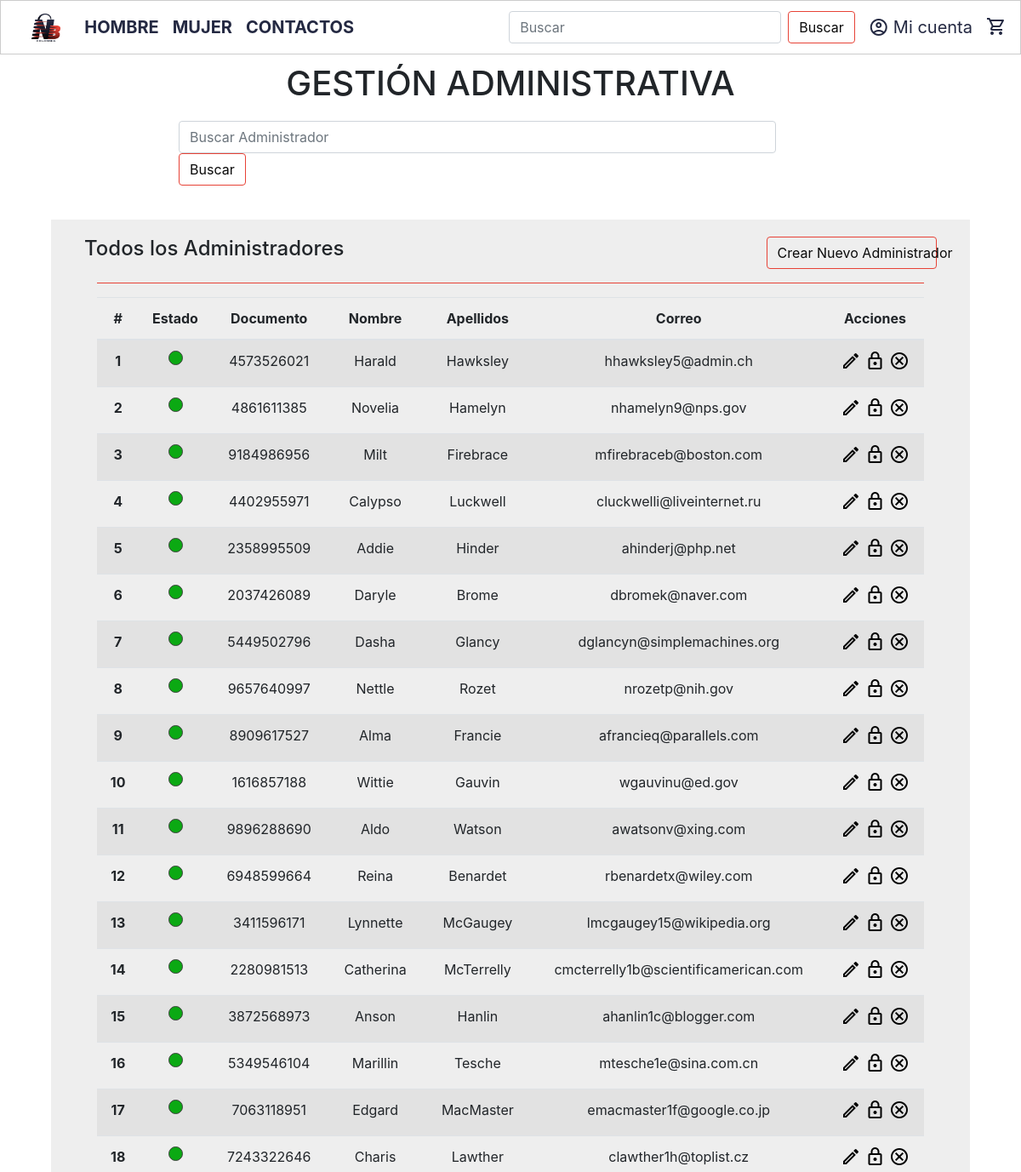
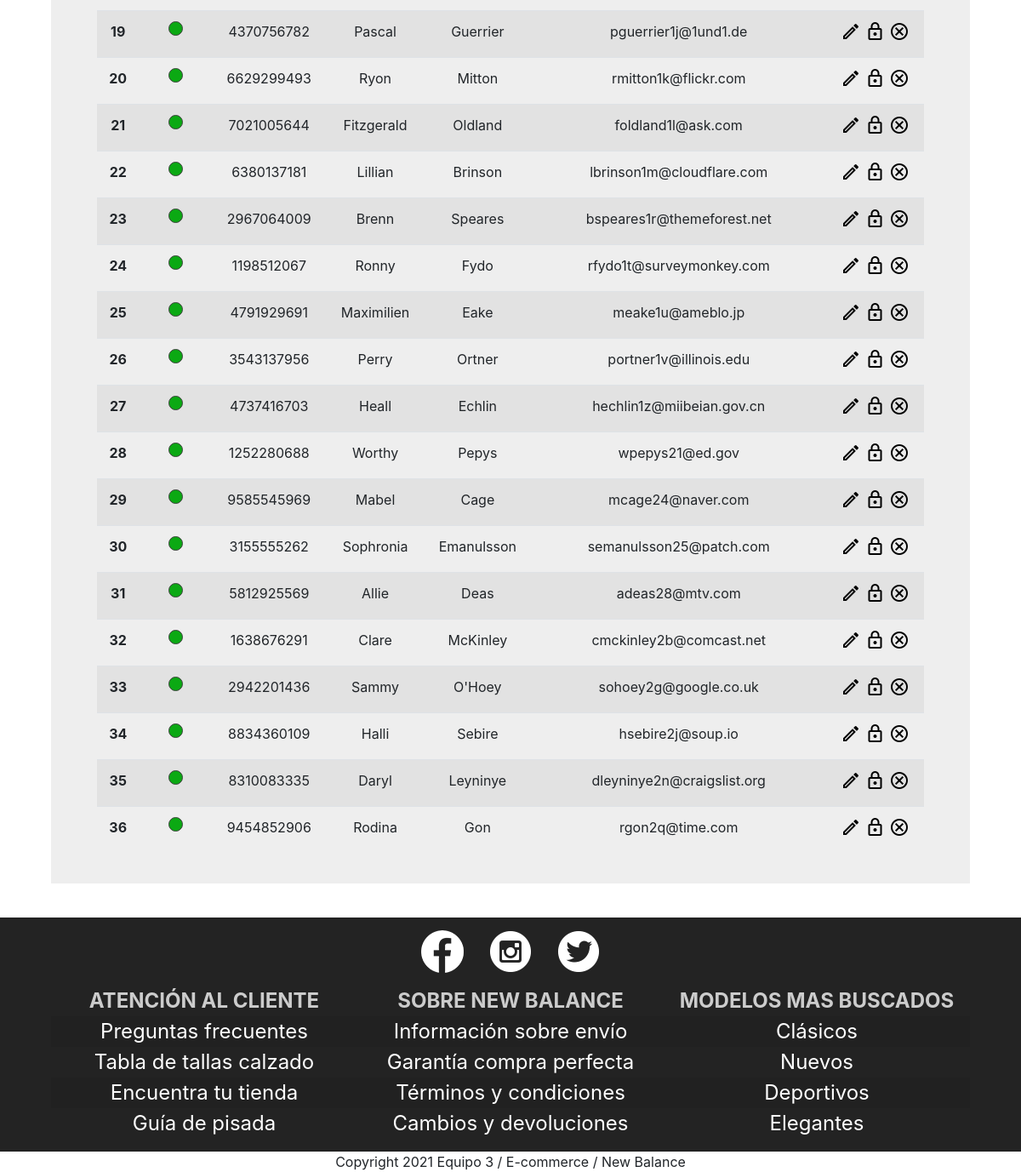
Screenshot of /superadministrador/ with the database file from the repository (2 pictures, top to bottom).
### tables this page shows
CREATE TABLE persona (documento VARCHAR (20) PRIMARY KEY NOT NULL, nickname VARCHAR (20) NOT NULL, nombre VARCHAR (150) NOT NULL, apellidos VARCHAR (150) NOT NULL, correo VARCHAR (150) NOT NULL, telefono INTEGER (20) NOT NULL, sexo CHAR (1) NOT NULL, direccion VARCHAR (200) NOT NULL, pais VARCHAR (50) NOT NULL, departamento VARCHAR (50) NOT NULL, ciudad VARCHAR (50) NOT NULL, contrasena VARCHAR (150) NOT NULL, tipo_rol VARCHAR (20) NOT NULL, estado CHAR (1));

### app.py (the view)
@app.route('/superadministrador/')
def superadministrador():
    return render_template('superadministrador.html', formBuscar=FormBuscarAdministrador(), listaAdmin=gestionAdministrador.listado_administrador())

### forms.py
class FormBuscarAdministrador(FlaskForm):
    buscar = StringField('Buscar')

### db.py (called while the page is built)
def conectar():
    try:
        conexion =sqlite3.connect('database/dataOficial.db')
        return conexion
    except Error as err:
        print(err)
        return None

def ejecutar_select(_sql,lista_parametros):
    try:
        conexion = conectar()
        if conexion:
            conexion.row_factory = fabricar_diccionario
            objeto_cursor = conexion.cursor()
            if lista_parametros:
                objeto_cursor.execute(_sql, lista_parametros)
            else:
                objeto_cursor.execute(_sql)
            filas = objeto_cursor.fetchall()
            objeto_cursor.close
            conexion.close
            return filas
        else:
            print("No se pudo establecer la conexión a la base de datos. ver errores previos")
            return None
    except Error as err:
        print("Error al ejecutar Sentenica SELECT SQL:"+str(err))
        return None

def fabricar_diccionario(cursor, row):
    diccionario={}
    for idx, col in enumerate(cursor.description):
        diccionario[col[0]]=row[idx]
    return diccionario

### models.py (called while the page is built)
    @staticmethod
    def listado_administrador():
        sql = "SELECT estado, documento, nombre, apellidos, correo FROM persona WHERE tipo_rol='admin';"
        return db.ejecutar_select(sql, None)

### templates/superadministrador.html (shortened to what this page needs)
{% extends 'index.html' %}
{% block head %}
<link rel="stylesheet" href="{{ url_for('static', filename='css/superadministrador.css') }}">
{% endblock %}
{% block contenido %}
    <h1 style="text-align: center; margin-top: 10px; margin-bottom: 20px;">GESTIÓN ADMINISTRATIVA</h1>
    {% if formBuscar %}
    <form action="{{ url_for('Buscar_administrador') }}" method="POST" class="form-inline" style="margin: auto; width: 65%;">
        {{ formBuscar.buscar(style="width: 90%;", class="form-control mr-sm-2", type="search", placeholder="Buscar Administrador") }}
        <button class="btn btn-outline-one my-2 my-sm-0" submit>Buscar</button>
    </form>
    {% endif %}
    </div>
    {% if listaAdmin %}
        <div class="contenedor-todos-administradores">
            <div class="titulo-tabla" style="width: 90%; margin: auto;">
                <div class="row">
                    <div class="col" style="padding: 0%;">
                        <h4 style="text-align: left; padding: 0px; margin: 0px;">Todos los Administradores</h4>
                    </div>
                    <div class="col"style="padding: 0%;">
                        <a href="{{url_for('crear_administrador')}}">
                            <button style="width: 40%; margin-left: 60%;" class="btn btn-outline-one my-2 my-sm-0" submit>Crear Nuevo Administrador</button>
                        </a>
                    </div>
                </div>
            </div>
            <hr style="border-color:#e74236; width: 90%;">
            <div class="tabla" style="width: 90%; margin: auto;">
                <table class="table table-striped table-hover tNuevoProducto">
                    <thead>
                        <tr>
                            <th scope="col">#</th>
                            <th scope="col">Estado</th>
                            <th scope="col">Documento</th>
                            <th scope="col">Nombre</th>
                            <th scope="col">Apellidos</th>
                            <th scope="col">Correo</th>
                            <th scope="col">Acciones</th>
                        </tr>
                    </thead>
                    <tbody>
                    {% for item in listaAdmin %}
                        <tr>
                            <th scope="row">
                                {{ loop.index }}
                            </th>
                            <td class="conEstado">
                                    {% if item.estado == 'T' %}
                                    <div class="circulo-green"></div>
                                    {% endif %}
                            </td>
                            <td>{{ item.documento}}</td>
                            <td>{{ item.nombre}}</td>
                            <td>{{ item.apellidos}}</td>
                            <td>{{ item.correo}}</td>
                            <td>
                                <div class="icon-derecha">
                                    <a  href="{{ url_for('edit_administrador', documento = item.documento) }} ">
                                        <span class="material-icons-outlined iconoPosicion" >edit</span>
                                    </a>
                                </div>
                                <div class="icon-centro">
                                    <a href="{{url_for('bloquear_administrador', documento = item.documento)}}">
                                        <span class="material-icons-outlined iconoPosicion" id="icon_block">
                                        </span>
                                    </a>
                                </div>
                                <div class="icon-izquierda">
                                    <a href="{{url_for('eliminar_administrador', documento=item.documento)}}">
                                        <span class="material-icons-outlined iconoPosicion">cancel</span>
                                    </a>
                                </div>
                            </td>
                        </tr>
                    {% endfor %}
                    </tbody>
                </table>
            </div>
        </div>
    {% endif %}
{% endblock %}

### static/css/template.css (style rules this page uses)
body { margin:0px; }
.btn-outline-one { color: #0a0a0a; background-color: transparent; border-color: #E74236!important; background-image: none; border-color: #E74236 }
.circulo-green { width: 17px; height: 17px; -moz-border-radius: 50%; -webkit-border-radius: 50%; border-radius: 50%; border-color: #3f3f3f; border-style: solid; border-width: 1px; background: #0ba913; margin: auto; }

### static/css/superadministrador.css (style rules this page uses)
.contenedor-todos-administradores { width: 90%; margin: auto; background-color: #eeeeee; margin-top: 40px; margin-bottom: 40px; padding-top: 20px; padding-bottom: 20px; }
.contenedor-todos-administradores th, td { margin: auto; text-align: center; }
.icon-izquierda, .icon-centro, .icon-derecha { display: inline; margin: 5px 0px 5px 0px; }
.icon-izquierda a, .icon-centro a, .icon-derecha a { color: black; }
.circulo-green { width: 17px; height: 17px; -moz-border-radius: 50%; -webkit-border-radius: 50%; border-radius: 50%; border-color: #3f3f3f; border-style: solid; border-width: 1px; background: #0ba913; margin: auto; }

### rows the page displays
persona: estado "T" (drawn), documento "4573526021", nombre "Harald", apellidos "Hawksley", correo "hhawksley5@admin.ch"
persona: estado "T" (drawn), documento "4861611385", nombre "Novelia", apellidos "Hamelyn", correo "nhamelyn9@nps.gov"
persona: estado "T" (drawn), documento "9184986956", nombre "Milt", apellidos "Firebrace", correo "mfirebraceb@boston.com"
persona: estado "T" (drawn), documento "4402955971", nombre "Calypso", apellidos "Luckwell", correo "cluckwelli@liveinternet.ru"
persona: estado "T" (drawn), documento "2358995509", nombre "Addie", apellidos "Hinder", correo "ahinderj@php.net"
persona: estado "T" (drawn), documento "2037426089", nombre "Daryle", apellidos "Brome", correo "dbromek@naver.com"
persona: estado "T" (drawn), documento "5449502796", nombre "Dasha", apellidos "Glancy", correo "dglancyn@simplemachines.org"
persona: estado "T" (drawn), documento "9657640997", nombre "Nettle", apellidos "Rozet", correo "nrozetp@nih.gov"
persona: estado "T" (drawn), documento "8909617527", nombre "Alma", apellidos "Francie", correo "afrancieq@parallels.com"
persona: estado "T" (drawn), documento "1616857188", nombre "Wittie", apellidos "Gauvin", correo "wgauvinu@ed.gov"
persona: estado "T" (drawn), documento "9896288690", nombre "Aldo", apellidos "Watson", correo "awatsonv@xing.com"
persona: estado "T" (drawn), documento "6948599664", nombre "Reina", apellidos "Benardet", correo "rbenardetx@wiley.com"
persona: estado "T" (drawn), documento "3411596171", nombre "Lynnette", apellidos "McGaugey", correo "lmcgaugey15@wikipedia.org"
persona: estado "T" (drawn), documento "2280981513", nombre "Catherina", apellidos "McTerrelly", correo "cmcterrelly1b@scientificamerican.com"
persona: estado "T" (drawn), documento "3872568973", nombre "Anson", apellidos "Hanlin", correo "ahanlin1c@blogger.com"
persona: estado "T" (drawn), documento "5349546104", nombre "Marillin", apellidos "Tesche", correo "mtesche1e@sina.com.cn"
persona: estado "T" (drawn), documento "7063118951", nombre "Edgard", apellidos "MacMaster", correo "emacmaster1f@google.co.jp"
persona: estado "T" (drawn), documento "7243322646", nombre "Charis", apellidos "Lawther", correo "clawther1h@toplist.cz"
persona: estado "T" (drawn), documento "4370756782", nombre "Pascal", apellidos "Guerrier", correo "pguerrier1j@1und1.de"
persona: estado "T" (drawn), documento "6629299493", nombre "Ryon", apellidos "Mitton", correo "rmitton1k@flickr.com"
persona: estado "T" (drawn), documento "7021005644", nombre "Fitzgerald", apellidos "Oldland", correo "foldland1l@ask.com"
persona: estado "T" (drawn), documento "6380137181", nombre "Lillian", apellidos "Brinson", correo "lbrinson1m@cloudflare.com"
persona: estado "T" (drawn), documento "2967064009", nombre "Brenn", apellidos "Speares", correo "bspeares1r@themeforest.net"
persona: estado "T" (drawn), documento "1198512067", nombre "Ronny", apellidos "Fydo", correo "rfydo1t@surveymonkey.com"
persona: estado "T" (drawn), documento "4791929691", nombre "Maximilien", apellidos "Eake", correo "meake1u@ameblo.jp"
persona: estado "T" (drawn), documento "3543137956", nombre "Perry", apellidos "Ortner", correo "portner1v@illinois.edu"
persona: estado "T" (drawn), documento "4737416703", nombre "Heall", apellidos "Echlin", correo "hechlin1z@miibeian.gov.cn"
persona: estado "T" (drawn), documento "1252280688", nombre "Worthy", apellidos "Pepys", correo "wpepys21@ed.gov"
persona: estado "T" (drawn), documento "9585545969", nombre "Mabel", apellidos "Cage", correo "mcage24@naver.com"
persona: estado "T" (drawn), documento "3155555262", nombre "Sophronia", apellidos "Emanulsson", correo "semanulsson25@patch.com"
persona: estado "T" (drawn), documento "5812925569", nombre "Allie", apellidos "Deas", correo "adeas28@mtv.com"
persona: estado "T" (drawn), documento "1638676291", nombre "Clare", apellidos "McKinley", correo "cmckinley2b@comcast.net"
persona: estado "T" (drawn), documento "2942201436", nombre "Sammy", apellidos "O'Hoey", correo "sohoey2g@google.co.uk"
persona: estado "T" (drawn), documento "8834360109", nombre "Halli", apellidos "Sebire", correo "hsebire2j@soup.io"
persona: estado "T" (drawn), documento "8310083335", nombre "Daryl", apellidos "Leyninye", correo "dleyninye2n@craigslist.org"
persona: estado "T" (drawn), documento "9454852906", nombre "Rodina", apellidos "Gon", correo "rgon2q@time.com"
